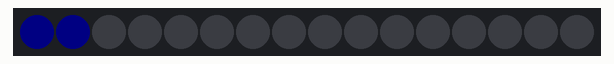
This sketch was run on a simulated Arduino Uno, built with avr-gcc and run on an emulated ATmega328P. On the bench: 16 RGB LEDs in strip order, left to right. Dim RGB values are drawn brighter than linear.

Above: at 0.1 s.
At 5.1 s:
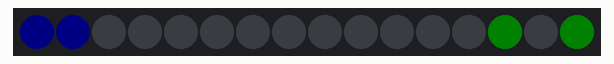
At 9.1 s:
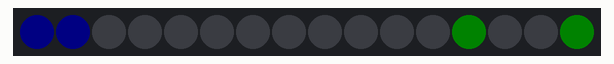
At 19.1 s:
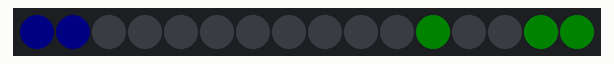
At 28.1 s:
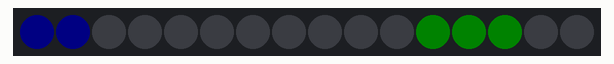
At 38.1 s:
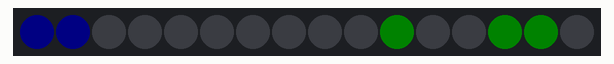

The sketch:

binarywatch.ino
```cpp
//Code to run a binary watched based on an Adafruit Gemma running a NeoPixel 16 LED ring.

#include <Adafruit_NeoPixel.h>

Adafruit_NeoPixel pixels = Adafruit_NeoPixel(16, 0);

uint32_t red = pixels.Color(150, 0, 0);
uint32_t green = pixels.Color(0, 150, 0);
uint32_t blue = pixels.Color(0, 0, 150);

byte seconds = 0;
byte minutes = 0;
byte hours = 12;

void setup() {
  pixels.begin();
  pixels.setBrightness(10);
}

void loop() {
  //Check time is within parameters and reset if necessary
  if(seconds >= 60)
  {
    seconds = 0;
    minutes++;

    if(minutes >= 60)
    {
      minutes = 0;
      hours++;

      if(hours >= 13)
      {
        hours = 1; //Hours start at 12, so when we go from 12 to 12 we then go to 1
      }
    }
  }

  //This is where the magic happens.
  //The bitRead() function is used here to read each individual bit of the
  //seconds / minutes / hours byte. If the current bit is a 1, then the
  //corresponding LED must be lit, otherwise it should be off.

  //Seconds - 6 bits required so 6 loops made
  for(int i=0; i < 7; i++) {
    int onoff = bitRead(seconds, i);
    if(onoff == 1)
    {
      pixels.setPixelColor(15-i, green); //"15-i" results in clockwise motion, remove for bitwise
    }
    else
    {
      pixels.setPixelColor(15-i, 0);
    }
  }

  //Put on minutes lights
  for(int i=0; i < 7; i++) {
    int onoff = bitRead(minutes, i);
    if(onoff == 1)
    {
      pixels.setPixelColor(15-(i+6), red); //i+6 to skip seconds LEDs
    }
    else
    {
      pixels.setPixelColor(15-(i+6), 0);
    }
  }

  //Put on hours lights
  for(int i=0; i < 7; i++) {
    int onoff = bitRead(hours, i);
    if(onoff == 1)
    {
      pixels.setPixelColor(15-(i+12), blue); //i+12 to skip secs/mins LEDs
    }
    else
    {
      pixels.setPixelColor(15-(i+12), 0);
    }
  }

  pixels.show();

  seconds++;

  delay(1000);
}
```

Measured:
- what the display in image 1 shows lasts 1.0 s, from 5.0 s to 6.0 s
